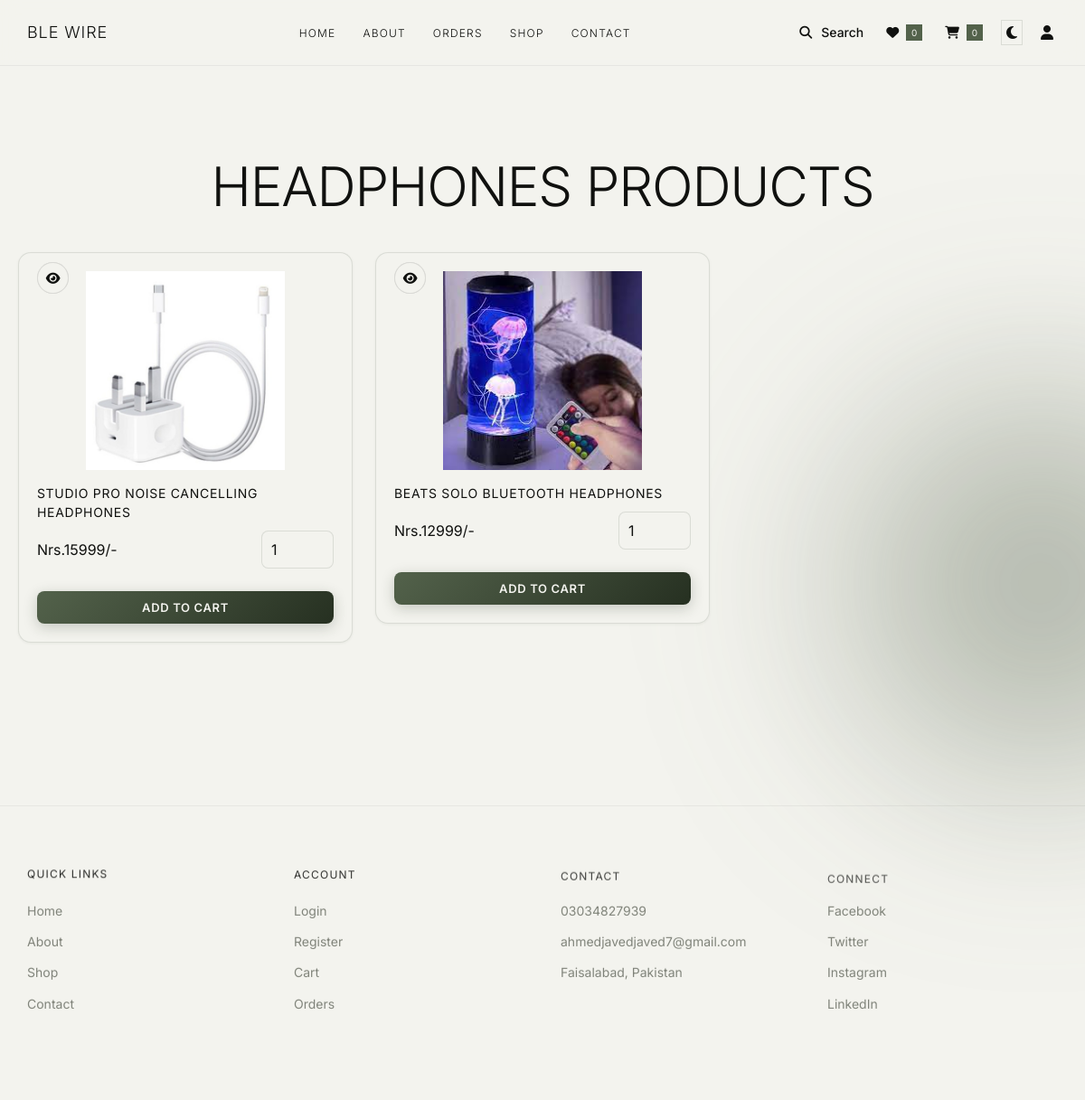
Screenshot of /category.php?category=headphones with the database file from the repository.
### tables this page shows
CREATE TABLE `products` (
  `id` int(100) NOT NULL,
  `name` varchar(100) NOT NULL,
  `category` varchar(50) NOT NULL DEFAULT 'uncategorized',
  `details` varchar(500) NOT NULL,
  `price` int(10) NOT NULL,
  `image_01` varchar(100) NOT NULL,
  `image_02` varchar(100) NOT NULL,
  `image_03` varchar(100) NOT NULL
);

### category.php (the view, shortened to what this page needs)
<?php
include 'components/connect.php';
?>
<!DOCTYPE html>
<html lang="en">
<head>
   <link rel="stylesheet" href="https://cdnjs.cloudflare.com/ajax/libs/font-awesome/6.1.1/css/all.min.css">
   <link rel="stylesheet" href="css/style.css?v=<?php echo time(); ?>">
</head>
<body>
<?php include 'components/user_header.php'; ?>
<section class="products">
   <?php
     $category = isset($_GET['category']) ? $_GET['category'] : '';
     $category_display = !empty($category) ? ucfirst($category) . ' Products' : 'Category Products';
   ?>
   <h1 class="heading"><?= $category_display; ?></h1>
   <div class="box-container">
   <?php
     if(!empty($category)){
       $select_products = $conn->prepare("SELECT DISTINCT * FROM `products` WHERE category = ? ORDER BY id DESC");
       $select_products->execute([$category]);
       $product_count = $select_products->rowCount();
       if($product_count > 0){
        while($fetch_product = $select_products->fetch(PDO::FETCH_ASSOC)){
     ?>
     <form action="" method="post" class="box">
        <a href="quick_view.php?pid=<?= $fetch_product['id']; ?>" class="fas fa-eye"></a>
        <img src="uploaded_img/<?= $fetch_product['image_01']; ?>" alt="">
        <div class="name"><?= $fetch_product['name']; ?></div>
        <div class="flex">
           <div class="price"><span>Nrs.</span><?= $fetch_product['price']; ?><span>/-</span></div>
           <input type="number" name="qty" class="qty" min="1" max="99" onkeypress="if(this.value.length == 2) return false;" value="1">
        </div>
        <input type="submit" value="add to cart" class="btn" name="add_to_cart">
     </form>
     <?php
        }
     }else{
        echo '<p class="empty">no products found in ' . htmlspecialchars(strtolower($category)) . '</p>';
     }
     }
     ?>
   </div>
</section>
<?php include 'components/footer.php'; ?>
</body>
</html>

### css/style.css (style rules this page uses)
:root { --main-color:#53624B; --main-color-dark:#263021; --orange:#53624B; --red:#8A4F3D; --black:#10110F; --black-light:#263021; --white:#F3F3EE; --ivory:#F3F3EE; --beige:#DFE3D5; --light-color:#73776D; --light-bg:#F3F3EE; --light-bg-dark:#DFE3D5; --border:1px solid rgba(38,48,33,0.12); --box-shadow:0 1px 3px rgba(38, 48, 33, 0.06); --box-shadow-lg:0 4px 12px rgba(38, 48, 33, 0.12); --gradient:linear-gradient(135deg, #53624B 0%, #263021 100%); --transition:all 0.3s cubic-bezier(0.4, 0, 0.2, 1); }
* { font-family: 'Inter', -apple-system, BlinkMacSystemFont, 'Segoe UI', sans-serif; margin:0; padding:0; box-sizing: border-box; outline: none; border:none; text-decoration: none; -webkit-font-smoothing: antialiased; -moz-osx-font-smoothing: grayscale; }
html { font-size: 62.5%; overflow-x: hidden; scroll-behavior: smooth; }
body { background-color: var(--ivory); color: var(--black); transition: var(--transition); font-weight: 300; line-height: 1.6; overflow-x: hidden; position: relative; font-family: 'Inter', -apple-system, BlinkMacSystemFont, 'Segoe UI', sans-serif; }
section { padding:10rem 2rem; max-width: 1400px; margin:0 auto; position: relative; z-index: 2; }
.heading { font-size: 6rem; font-weight: 300; color:var(--black); margin-bottom: 4rem; text-align: center; text-transform: uppercase; letter-spacing: -0.02em; position: relative; display: inline-block; width: 100%; line-height: 1.1; font-family: 'Inter', sans-serif; }
.heading::after { display: none; }
.btn, .delete-btn, .option-btn { display: inline-block; width: auto; margin-top: 1rem; border-radius: 0; padding:1.4rem 3.5rem; font-size: 1.4rem; font-weight: 400; text-transform: uppercase; letter-spacing: 0.1em; color:var(--black); cursor: pointer; text-align: center; transition: var(--transition); background: transparent; border: 1px solid var(--black); position: relative; overflow: hidden; }
.btn::before, .delete-btn::before, .option-btn::before { display: none; }
.btn { background: transparent; border: 1px solid var(--black); color: var(--black); }
.products .box-container { display: grid; grid-template-columns: repeat(auto-fill, minmax(30rem, 1fr)); gap:2.5rem; justify-content: center; align-items: flex-start; }
.products .box-container .box { position: relative; background: var(--white); box-shadow: var(--box-shadow); border-radius: 1.4rem; border: var(--border); padding: 2rem; overflow: visible; transition: var(--transition); cursor: pointer; display: flex; flex-direction: column; }
.products .box-container .box img { height: 22rem; width: 100%; object-fit: contain; margin-bottom: 1.5rem; border-radius: 0; transition: var(--transition); }
.products .box-container .box .fa-heart, .products .box-container .box .fa-eye { position: absolute; top:1rem; height: 3.5rem; width: 3.5rem; line-height: 3.5rem; font-size: 1.4rem; background: var(--white); border:1px solid rgba(0,0,0,0.1); border-radius: 50%; text-align: center; color:var(--black); cursor: pointer; transition: var(--transition); box-shadow: none; z-index: 10; opacity: 0; }
.products .box-container .box .fa-eye { opacity: 1; }
.products .box-container .box .name { font-size: 1.4rem; font-weight: 400; color:var(--black); margin-bottom: 1rem; line-height: 1.5; text-transform: uppercase; letter-spacing: 0.05em; }
.products .box-container .box .flex { display: flex; align-items: center; gap:1rem; margin-bottom: 1.5rem; }
.products .box-container .box .flex .qty { width: 8rem; padding:1rem; border:var(--border); font-size: 1.6rem; color:var(--black); border-radius: 0.75rem; background: var(--light-bg); }
.products .box-container .box .flex .price { font-size: 1.6rem; font-weight: 400; color:var(--black); margin-right: auto; }
.products .box-container .box input[type="submit"].btn, .products .box-container .box .btn { width: 100%; border-radius: 0.8rem; margin-top: 1rem; padding: 1rem 1.5rem; font-size: 1.3rem; font-weight: 600; text-transform: uppercase; letter-spacing: 0.05em; background: var(--gradient); color: #F3F3EE; transition: var(--transition); cursor: pointer; border: none; box-shadow: 0 4px 15px rgba(38, 48, 33, 0.22); }

### rows the page displays
products: image_01 (picture), name "STUDIO PRO NOISE CANCELLING HEADPHONES", price "15999"
products: image_01 (picture), name "BEATS SOLO BLUETOOTH HEADPHONES", price "12999"

### other values shown
$total_wishlist_counts "0"
$total_cart_counts "0"
$category_display "HEADPHONES PRODUCTS"
